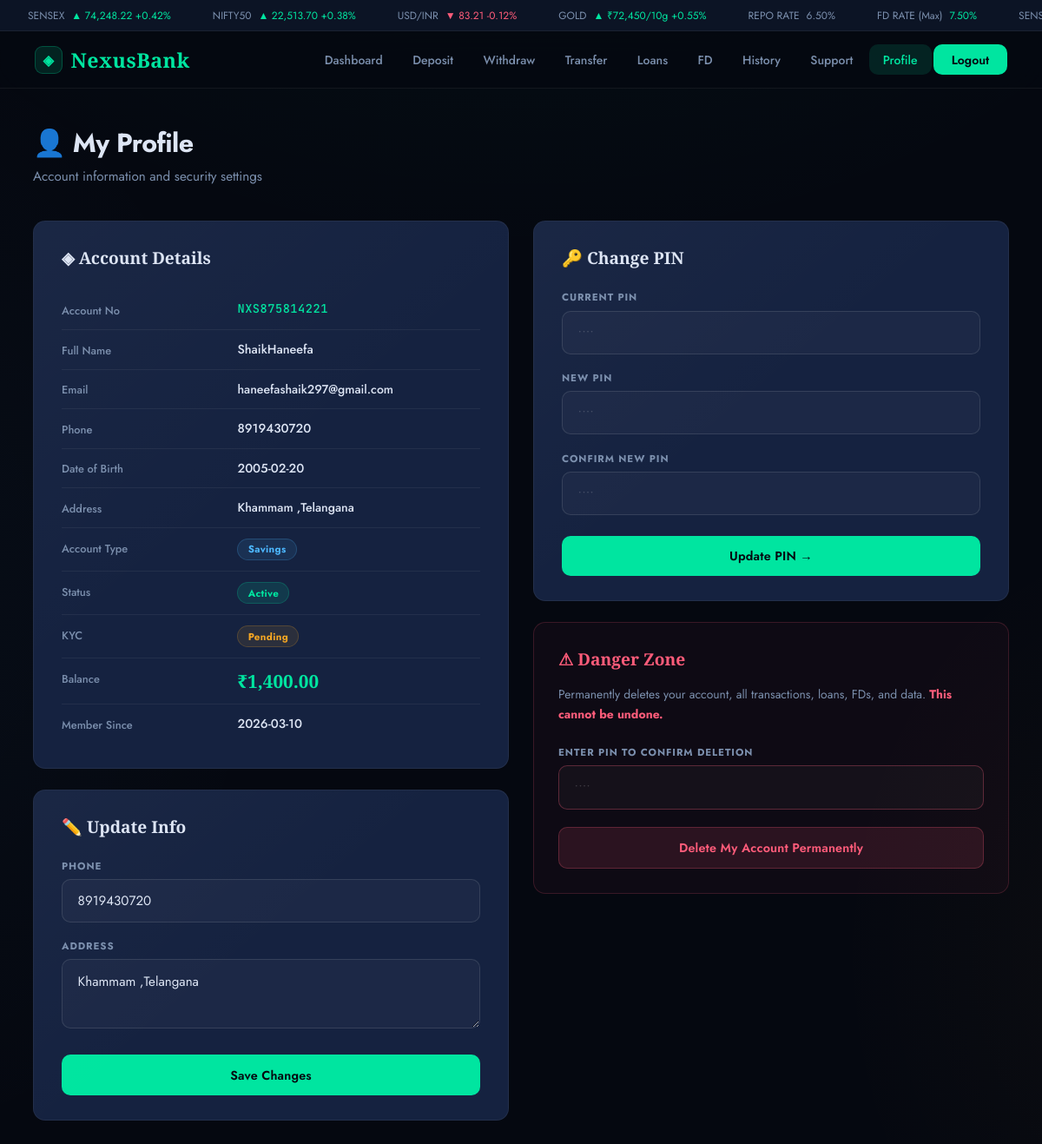
Screenshot of /profile (signed in) with the database file from the repository.
### tables this page shows
CREATE TABLE users (
        id           INTEGER PRIMARY KEY AUTOINCREMENT,
        account_no   TEXT UNIQUE NOT NULL,
        name         TEXT NOT NULL,
        email        TEXT UNIQUE NOT NULL,
        phone        TEXT NOT NULL,
        dob          TEXT,
        address      TEXT,
        pin_hash     TEXT NOT NULL,
        account_type TEXT DEFAULT 'Savings',
        balance      REAL DEFAULT 0,
        status       TEXT DEFAULT 'Active',
        kyc_verified INTEGER DEFAULT 0,
        created_at   TEXT NOT NULL
    );

### app.py (the view, shortened to what this page needs)
@app.route("/profile", methods=["GET","POST"])
@login_required
def profile():
    u = get_user()
    return render_template("profile.html", u=u)

### app.py (called while the page is built)
def get_db():
    conn = sqlite3.connect(DB)
    conn.row_factory = sqlite3.Row
    return conn

def login_required(f):
    @wraps(f)
    def dec(*a, **k):
        if "acc" not in session:
            flash("Please login first.", "warning")
            return redirect(url_for("login"))
        return f(*a, **k)
    return dec

def get_user(acc_no=None):
    db = get_db()
    u = db.execute("SELECT * FROM users WHERE account_no=?",
                   (acc_no or session.get("acc"),)).fetchone()
    db.close()
    return u

### templates/profile.html (shortened to what this page needs)
{% extends "base.html" %}
{% block content %}
<div class="section-title">👤 My Profile</div>
<p class="section-sub">Account information and security settings</p>
<div class="g2" style="align-items:start;gap:1.75rem">
  <div>
    <div class="card mb2">
      <div class="card-hd">◈ Account Details</div>
      <div class="ir"><div class="ir-k">Account No</div><div class="ir-v mono em" style="font-size:.85rem">{{ u.account_no }}</div></div>
      <div class="ir"><div class="ir-k">Full Name</div><div class="ir-v">{{ u.name }}</div></div>
      <div class="ir"><div class="ir-k">Email</div><div class="ir-v" style="font-size:.88rem">{{ u.email }}</div></div>
      <div class="ir"><div class="ir-k">Phone</div><div class="ir-v">{{ u.phone }}</div></div>
      <div class="ir"><div class="ir-k">Date of Birth</div><div class="ir-v">{{ u.dob or '—' }}</div></div>
      <div class="ir"><div class="ir-k">Address</div><div class="ir-v" style="font-size:.88rem">{{ u.address or '—' }}</div></div>
      <div class="ir"><div class="ir-k">Account Type</div><div class="ir-v"><span class="badge b-sky">{{ u.account_type }}</span></div></div>
      <div class="ir"><div class="ir-k">Status</div><div class="ir-v"><span class="badge b-green">{{ u.status }}</span></div></div>
      <div class="ir"><div class="ir-k">KYC</div><div class="ir-v">{% if u.kyc_verified %}<span class="badge b-green">✓ Verified</span>{% else %}<span class="badge b-amber">Pending</span>{% endif %}</div></div>
      <div class="ir"><div class="ir-k">Balance</div><div class="ir-v em" style="font-family:'Cormorant Garamond',serif;font-size:1.3rem;font-weight:700">₹{{ "{:,.2f}".format(u.balance) }}</div></div>
      <div class="ir"><div class="ir-k">Member Since</div><div class="ir-v">{{ u.created_at[:10] }}</div></div>
    </div>
    <div class="card">
      <div class="card-hd">✏️ Update Info</div>
      <form method="POST">
        <div class="fg"><label class="fl">Phone</label><input class="fi" name="phone" type="tel" value="{{ u.phone }}" maxlength="10"/></div>
        <div class="fg" style="margin-bottom:1.5rem"><label class="fl">Address</label><textarea class="fi" name="address" style="min-height:80px">{{ u.address or '' }}</textarea></div>
        <button type="submit" class="btn btn-primary btn-full">Save Changes</button>
      </form>
    </div>
  </div>
  <div style="display:flex;flex-direction:column;gap:1.5rem">
    <div class="card">
      <div class="card-hd">🔑 Change PIN</div>
      <form method="POST">
        <div class="fg"><label class="fl">Current PIN</label><input class="fi" name="old_pin" type="password" maxlength="4" placeholder="••••" required/></div>
        <div class="fg"><label class="fl">New PIN</label><input class="fi" name="new_pin" type="password" maxlength="4" placeholder="••••" required/></div>
        <div class="fg" style="margin-bottom:1.5rem"><label class="fl">Confirm New PIN</label><input class="fi" name="confirm_pin" type="password" maxlength="4" placeholder="••••" required/></div>
        <button type="submit" class="btn btn-primary btn-full">Update PIN →</button>
      </form>
    </div>
    <div style="background:rgba(255,92,122,.04);border:1px solid rgba(255,92,122,.18);border-radius:var(--r);padding:1.75rem">
      <div class="card-hd ro" style="margin-bottom:1rem">⚠ Danger Zone</div>
      <p style="font-size:.87rem;color:var(--fog);margin-bottom:1.5rem;line-height:1.65">Permanently deletes your account, all transactions, loans, FDs, and data. <strong class="ro">This cannot be undone.</strong></p>
      <form method="POST" action="{{ url_for('delete_account') }}" onsubmit="return confirm('FINAL WARNING: All your data will be permanently deleted. Are you absolutely sure?')">
        <div class="fg" style="margin-bottom:1.25rem"><label class="fl">Enter PIN to confirm deletion</label><input class="fi" name="pin" type="password" maxlength="4" placeholder="••••" required style="border-color:rgba(255,92,122,.3)"/></div>
        <button type="submit" class="btn btn-danger btn-full">Delete My Account Permanently</button>
      </form>
    </div>
  </div>
</div>
{% endblock %}

### static/css/style.css (style rules this page uses)
:root { --void: #050810; --deep: #080e1c; --base: #0c1425; --raised: #111e35; --card: #152240; --lift: #1a2a4d; --rim: rgba(255,255,255,.06); --rim2: rgba(255,255,255,.11); --emerald: #00e5a0; --emerald-dim: rgba(0,229,160,.12); --emerald-glow: rgba(0,229,160,.25); --amber: #f5a623; --amber-dim: rgba(245,166,35,.1); --rose: #ff5c7a; --rose-dim: rgba(255,92,122,.12); --sky: #4db8ff; --sky-dim: rgba(77,184,255,.1); --ink: #dde5f4; --fog: #7b8fad; --r: 14px; --r-sm: 10px; --r-lg: 20px; }
*, *::before, *::after { box-sizing: border-box; margin: 0; padding: 0; }
html { scroll-behavior: smooth; }
body { font-family: 'Jost', sans-serif; background: var(--void); color: var(--ink); min-height: 100vh; background-image: radial-gradient(ellipse 100% 60% at 50% -20%, rgba(0,229,160,.04) 0%, transparent 70%), radial-gradient(ellipse 60% 80% at -10% 50%, rgba(77,184,255,.03) 0%, transparent 60%), radial-gradient(ellipse 50% 60% at 110% 80%, rgba(245,166,35,.03) 0%, transparent 60%); background-attachment: fixed; }
code, kbd, .mono { font-family: 'JetBrains Mono', monospace; letter-spacing: .04em; }
.card { background: var(--card); border: 1px solid var(--rim); border-radius: var(--r); padding: 1.75rem 2rem; position: relative; overflow: hidden; }
.card::before { content: ''; position: absolute; inset: 0; pointer-events: none; background: linear-gradient(140deg, rgba(255,255,255,.025) 0%, transparent 50%); }
.card-hd { font-family: 'Cormorant Garamond', serif; font-size: 1.2rem; font-weight: 700; margin-bottom: 1.5rem; display: flex; align-items: center; gap: .6rem; color: var(--ink); }
.section-title { font-size: 1.9rem; font-weight: 700; letter-spacing: -.02em; margin-bottom: .4rem; }
.section-sub { color: var(--fog); font-size: .95rem; margin-bottom: 2.5rem; }
.fg { margin-bottom: 1.2rem; }
.fl { display: block; font-size: .72rem; font-weight: 700; text-transform: uppercase; letter-spacing: .08em; color: var(--fog); margin-bottom: .45rem; }
.fi { width: 100%; padding: .82rem 1.1rem; background: rgba(255,255,255,.03); border: 1px solid var(--rim2); border-radius: var(--r-sm); color: var(--ink); font-family: 'Jost', sans-serif; font-size: .95rem; outline: none; transition: border-color .2s, box-shadow .2s, background .2s; -webkit-appearance: none; }
.fi::placeholder { color: rgba(255,255,255,.18); }
textarea.fi { resize: vertical; min-height: 100px; }
.btn { display: inline-flex; align-items: center; justify-content: center; gap: .5rem; padding: .82rem 1.9rem; border-radius: var(--r-sm); border: none; cursor: pointer; font-family: 'Jost', sans-serif; font-weight: 600; font-size: .9rem; text-decoration: none; transition: all .22s; letter-spacing: .01em; }
.btn-primary { background: var(--emerald); color: #050810; }
.btn-danger { background: var(--rose-dim); border: 1px solid rgba(255,92,122,.25); color: var(--rose); }
.btn-full { width: 100%; }
.g2 { display: grid; grid-template-columns: 1fr 1fr; gap: 1.5rem; }
.badge { display: inline-flex; align-items: center; gap: .3rem; padding: .22rem .7rem; border-radius: 20px; font-size: .72rem; font-weight: 700; letter-spacing: .03em; white-space: nowrap; }
.b-green { background: rgba(0,229,160,.12); color: var(--emerald); border: 1px solid rgba(0,229,160,.2); }
.b-amber { background: var(--amber-dim); color: var(--amber); border: 1px solid rgba(245,166,35,.2); }
.b-sky { background: var(--sky-dim); color: var(--sky); border: 1px solid rgba(77,184,255,.2); }
.ir { display: flex; align-items: flex-start; padding: .75rem 0; border-bottom: 1px solid var(--rim); }
.ir:last-child { border-bottom: none; }
.ir-k { width: 42%; font-size: .8rem; color: var(--fog); font-weight: 500; padding-top: .1rem; }
.ir-v { font-size: .9rem; font-weight: 500; }
.mb2 { margin-bottom: 1.5rem; }
.em { color: var(--emerald); }
.ro { color: var(--rose); }

### rows the page displays
users: account_no "NXS875814221", name "ShaikHaneefa", email "haneefashaik297@gmail.com", phone "8919430720", dob "2005-02-20", address "Khammam ,Telangana", account_type "Savings", status "Active", balance "1,400.00", created_at "2026-03-10"
